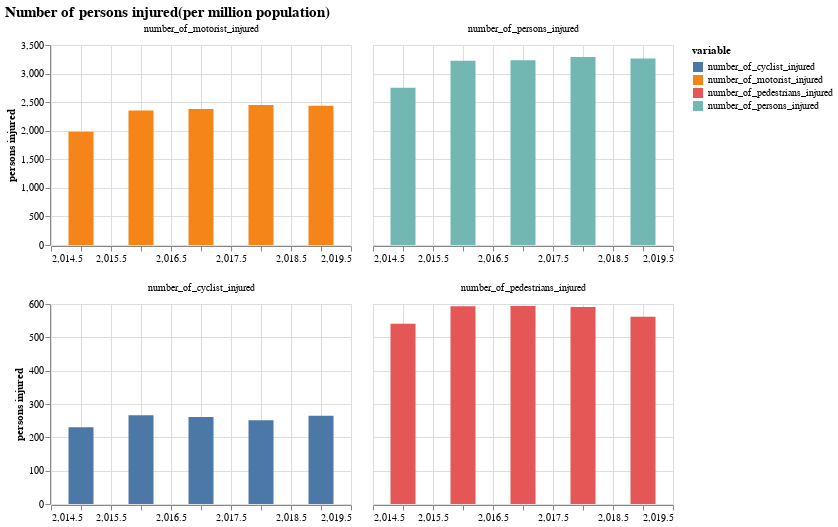

This figure's notebook cell:
### Markdown cell above
#### Yearly trend of crashes/fatality in NYC

### Code cell
# Bar chart utility for long dataframe
def bar_chart_long(data, mask, title='', subtitle=''):
    chart = alt.Chart(crashes_yr_norm_long).mark_bar(width=25).encode(
                x = alt.X('year', title=None),
                y = alt.Y('value', title=subtitle),
                color = alt.Color('variable'),
                column = alt.Column('variable', title=None)
    ).transform_filter(
        alt.FieldOneOfPredicate(field='variable', oneOf=mask)
    ).properties(width=300, height=200, title=title)
    return(chart)

# Transform grouped data to long format for better visualization 
crashes_yr_norm_long = crashes_yr_pop_norm.melt('year')
injured_mask = ['number_of_motorist_injured', 'number_of_persons_injured', 'number_of_pedestrians_injured', 
                'number_of_cyclist_injured']

chart1 = bar_chart_long(crashes_yr_norm_long, injured_mask[:2], title='Number of persons injured(per million population)', 
               subtitle='persons injured')
chart2 = bar_chart_long(crashes_yr_norm_long, injured_mask[2:], 
               subtitle='persons injured')

alt.vconcat(chart1, chart2
).configure_title(
        fontSize=15)

### Figure 1 — Vega-Lite specification as saved in the notebook (floating-point values rounded to 4 significant figures)
{"config": {"view": {"continuousWidth": 400, "continuousHeight": 300}, "title": {"fontSize": 15}}, "vconcat": [{"mark": {"type": "bar", "width": 25}, "encoding": {"color": {"type": "nominal", "field": "variable"}, "column": {"type": "nominal", "field": "variable", "title": null}, "x": {"type": "quantitative", "field": "year", "title": null}, "y": {"type": "quantitative", "field": "value", "title": "persons injured"}}, "height": 200, "title": "Number of persons injured(per million population)", "transform": [{"filter": {"field": "variable", "oneOf": ["number_of_motorist_injured", "number_of_persons_injured"]}}], "width": 300}, {"mark": {"type": "bar", "width": 25}, "encoding": {"color": {"type": "nominal", "field": "variable"}, "column": {"type": "nominal", "field": "variable", "title": null}, "x": {"type": "quantitative", "field": "year", "title": null}, "y": {"type": "quantitative", "field": "value", "title": "persons injured"}}, "height": 200, "title": "", "transform": [{"filter": {"field": "variable", "oneOf": ["number_of_pedestrians_injured", "number_of_cyclist_injured"]}}], "width": 300}], "data": {"name": "data-f70e0d9f1e3effafbf2c27dae6a88d9c"}, "$schema": "https://vega.github.io/schema/vega-lite/v4.8.1.json", "datasets": {"data-f70e0d9f1e3effafbf2c27dae6a88d9c": [{"year": 2015, "variable": "collision_id", "value": 11670.0}, {"year": 2016, "variable": "collision_id", "value": 12290.0}, {"year": 2017, "variable": "collision_id", "value": 12310.0}, {"year": 2018, "variable": "collision_id", "value": 12300.0}, {"year": 2019, "variable": "collision_id", "value": 11250.0}, {"year": 2015, "variable": "number_of_persons_injured", "value": 2754.0}, {"year": 2016, "variable": "number_of_persons_injured", "value": 3225.0}, {"year": 2017, "variable": "number_of_persons_injured", "value": 3233.0}, {"year": 2018, "variable": "number_of_persons_injured", "value": 3291.0}, {"year": 2019, "variable": "number_of_persons_injured", "value": 3265.0}, {"year": 2015, "variable": "number_of_persons_killed", "value": 13.0}, {"year": 2016, "variable": "number_of_persons_killed", "value": 13.0}, {"year": 2017, "variable": "number_of_persons_killed", "value": 14.0}, {"year": 2018, "variable": "number_of_persons_killed", "value": 12.0}, {"year": 2019, "variable": "number_of_persons_killed", "value": 13.0}, {"year": 2015, "variable": "number_of_pedestrians_injured", "value": 541.0}, {"year": 2016, "variable": "number_of_pedestrians_injured", "value": 593.0}, {"year": 2017, "variable": "number_of_pedestrians_injured", "value": 594.0}, {"year": 2018, "variable": "number_of_pedestrians_injured", "value": 591.0}, {"year": 2019, "variable": "number_of_pedestrians_injured", "value": 562.0}, {"year": 2015, "variable": "number_of_pedestrians_killed", "value": 7.0}, {"year": 2016, "variable": "number_of_pedestrians_killed", "value": 8.0}, {"year": 2017, "variable": "number_of_pedestrians_killed", "value": 7.0}, {"year": 2018, "variable": "number_of_pedestrians_killed", "value": 6.0}, {"year": 2019, "variable": "number_of_pedestrians_killed", "value": 7.0}, {"year": 2015, "variable": "number_of_cyclist_injured", "value": 230.0}, {"year": 2016, "variable": "number_of_cyclist_injured", "value": 266.0}, {"year": 2017, "variable": "number_of_cyclist_injured", "value": 261.0}, {"year": 2018, "variable": "number_of_cyclist_injured", "value": 251.0}, {"year": 2019, "variable": "number_of_cyclist_injured", "value": 265.0}, {"year": 2015, "variable": "number_of_cyclist_killed", "value": 1.0}, {"year": 2016, "variable": "number_of_cyclist_killed", "value": 1.0}, {"year": 2017, "variable": "number_of_cyclist_killed", "value": 1.0}, {"year": 2018, "variable": "number_of_cyclist_killed", "value": 1.0}, {"year": 2019, "variable": "number_of_cyclist_killed", "value": 2.0}, {"year": 2015, "variable": "number_of_motorist_injured", "value": 1984.0}, {"year": 2016, "variable": "number_of_motorist_injured", "value": 2353.0}, {"year": 2017, "variable": "number_of_motorist_injured", "value": 2378.0}, {"year": 2018, "variable": "number_of_motorist_injured", "value": 2448.0}, {"year": 2019, "variable": "number_of_motorist_injured", "value": 2437.0}, {"year": 2015, "variable": "number_of_motorist_killed", "value": 5.0}, {"year": 2016, "variable": "number_of_motorist_killed", "value": 4.0}, {"year": 2017, "variable": "number_of_motorist_killed", "value": 6.0}, {"year": 2018, "variable": "number_of_motorist_killed", "value": 5.0}, {"year": 2019, "variable": "number_of_motorist_killed", "value": 4.0}, {"year": 2015, "variable": "population", "value": 1000000.0}, {"year": 2016, "variable": "population", "value": 1000000.0}, {"year": 2017, "variable": "population", "value": 1000000.0}, {"year": 2018, "variable": "population", "value": 1000000.0}, {"year": 2019, "variable": "population", "value": 1000000.0}]}}
